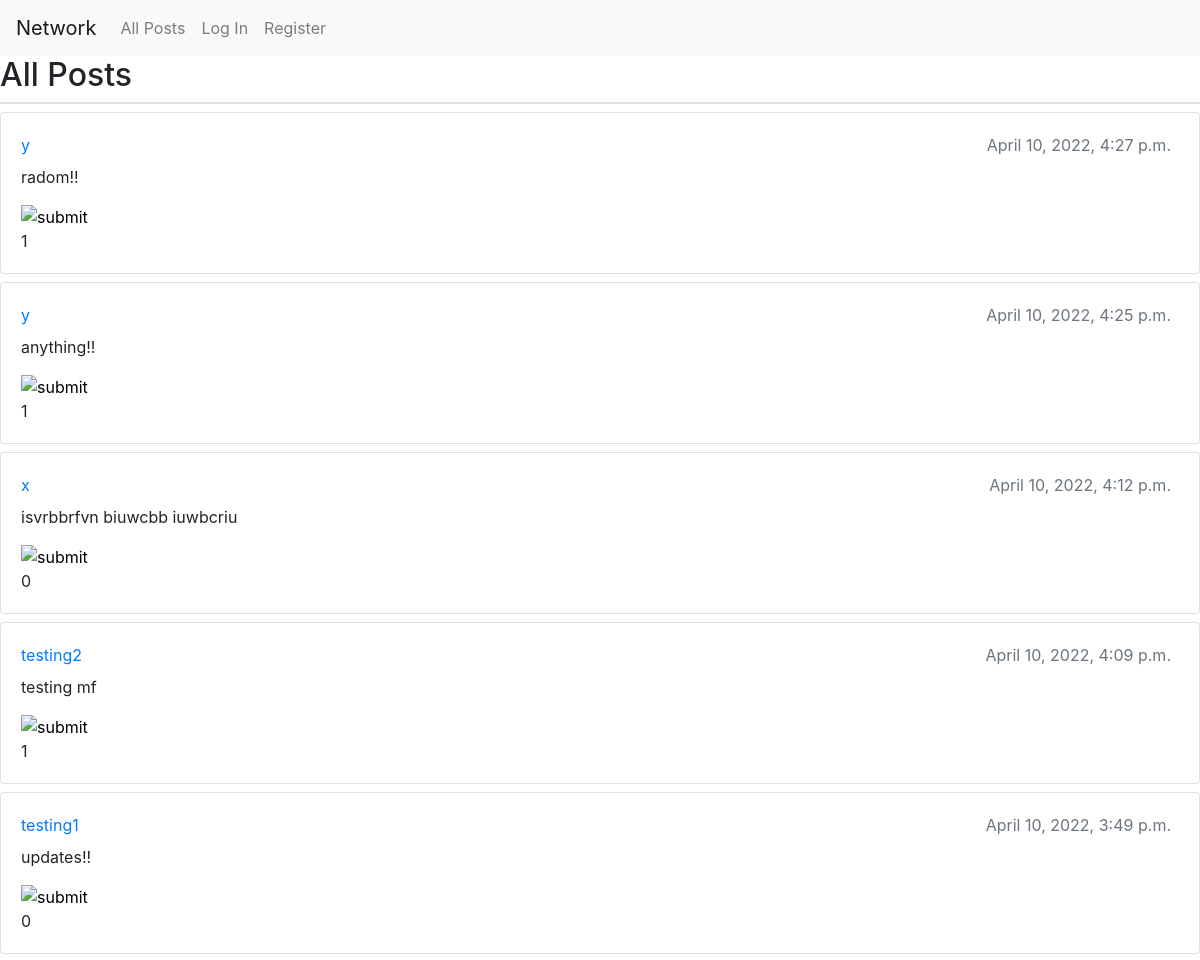
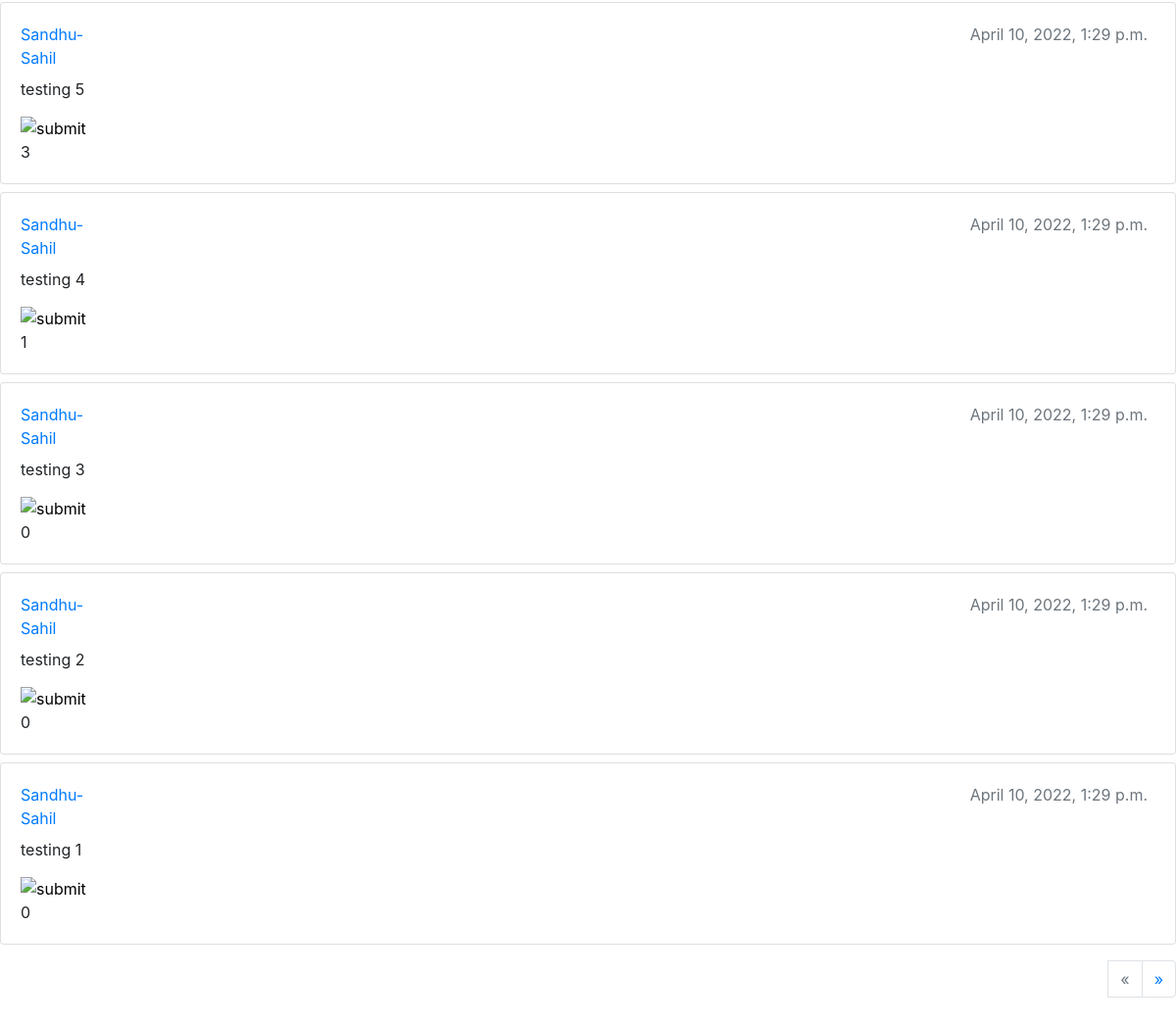
The page / on the database its author committed (2 pictures, top to bottom).
### network/models.py (models this page shows, shortened)
class Post(models.Model):
    user = models.ForeignKey(User, on_delete=models.CASCADE)
    post = models.CharField(max_length=500, null=True, blank=True)
    timestamp = models.DateTimeField(auto_now_add=True)
    like = models.ManyToManyField( User,  blank=True, related_name="liked_user")

class User(AbstractUser):
    pass

### network/views.py (the view)
# urls.py: path("", views.index, name="index"),
def index(request):
    posts = Post.objects.all().order_by('-timestamp')
    paginator = Paginator(posts, 10)
    if request.GET.get("page") != None:
        try:
            posts = paginator.page(request.GET.get("page"))
        except:
            posts = paginator.page(1)
    else:
        posts = paginator.page(1)
    return render(request, 'network/index.html', {'posts': posts})

### network/templates/network/index.html (shortened to what this page needs)
{% extends "network/layout.html" %} {% load static %}{% block body %}
<h2>All Posts</h2>
<div class="card">
</div>
{% for post in posts %}
<div class="card my-2">
  <div class="card-body my-card">
    <div class="d-flex mb-2">
      <div class="d-flex justify-content-start">
        <a href="{% url 'profile' post.user.username%}"
          ><span class="">{{post.user.username}}</span></a
        >
      </div>
      <div class="w-100 d-flex justify-content-end">
        <span class="mx-2 text-secondary">{{post.timestamp}}</span>
      </div>
    </div>
    <span id="post-content-{{post.id}}" class="post">{{post.post}}</span>
    <div class="like mt-3">
      <form method="POST" action="{% url 'like' %}">
        <input
        type="image"
        name="submit"
        alt="submit"
      data-id="{{post.id}}"
      id="post-like-{{post.id}}"
        class="liked"
        {% if not request.user in post.like.all %}
        data-is_liked="no"
        src="https://img.icons8.com/carbon-copy/100/000000/like--v2.png"
        {%else%}
        data-is_liked="yes"
        src="https://img.icons8.com/plasticine/100/000000/like.png"
        {%endif%}>
      </form>
      <span id="post-count-{{post.id}}">{{post.like.count}}</span>
    </div>
  </div>
</div>
{%endfor%}
<div class="d-flex justify-content-end my-3">
  <nav aria-label="Page navigation ">
    <ul class="pagination">
    {% if posts.has_previous %}
    <li class="page-item">
      <li class="page-item">
        <a class="page-link" href="?page={{posts.previous_page_number}}" aria-label="Previous">
          <span aria-hidden="true">&laquo;</span>
          <span class="sr-only">Previous</span>
        </a>
      </li>
      {%else%}
        <li class="page-item">
      <li class="page-item disabled">
        <a class="page-link" href="#" aria-label="Previous">
          <span aria-hidden="true">&laquo;</span>
        </a>
      </li>
      {%endif%}
{% if posts.has_next %}
      <li class="page-item">
        <a class="page-link" href="?page={{posts.next_page_number}}" aria-label="Next">
          <span aria-hidden="true">&raquo;</span>
        </a>
      </li>
      {%endif%}
    </ul>
  </nav>
</div>
{% endblock %}

### network/templates/network/layout.html (shortened to what this page needs)
{% load static %}
<!DOCTYPE html>
<html lang="en">
    <head>
        <link rel="stylesheet" href="https://stackpath.bootstrapcdn.com/bootstrap/4.4.1/css/bootstrap.min.css">
        <link href="{% static 'network/styles.css' %}" rel="stylesheet">
    </head>
    <body>
        <nav class="navbar navbar-expand-lg navbar-light bg-light">
            <a class="navbar-brand" href="#">Network</a>
            <div>
              <ul class="navbar-nav mr-auto">
                <li class="nav-item">
                  <a class="nav-link" href="{% url 'index' %}">All Posts</a>
                </li>
                {% if user.is_authenticated %}
                    <li class="nav-item">
                        <a class="nav-link" href="{% url 'following' %}">Following</a>
                    </li>
                    <li class="nav-item">
                        <a class="nav-link" href="{% url 'logout' %}">Log Out</a>
                    </li>
                {% else %}
                    <li class="nav-item">
                        <a class="nav-link" href="{% url 'login' %}">Log In</a>
                    </li>
                    <li class="nav-item">
                        <a class="nav-link" href="{% url 'register' %}">Register</a>
                    </li>
                {% endif %}
              </ul>
            </div>
          </nav>
        <div class="body">
            {% block body %}
            {% endblock %}
        </div>
    </body>
</html>

### rows shown on the page
Post: user.username "y", timestamp "April 10, 2022, 4:27 p.m.", post "radom!!", like.count "1"
Post: user.username "y", timestamp "April 10, 2022, 4:25 p.m.", post "anything!!", like.count "1"
Post: user.username "x", timestamp "April 10, 2022, 4:12 p.m.", post "isvrbbrfvn biuwcbb iuwbcriu", like.count "0"
Post: user.username "testing2", timestamp "April 10, 2022, 4:09 p.m.", post "testing mf", like.count "1"
Post: user.username "testing1", timestamp "April 10, 2022, 3:49 p.m.", post "updates!!", like.count "0"
Post: user.username "Sandhu-Sahil", timestamp "April 10, 2022, 1:29 p.m.", post "testing 5", like.count "3"
Post: user.username "Sandhu-Sahil", timestamp "April 10, 2022, 1:29 p.m.", post "testing 4", like.count "1"
Post: user.username "Sandhu-Sahil", timestamp "April 10, 2022, 1:29 p.m.", post "testing 3", like.count "0"
Post: user.username "Sandhu-Sahil", timestamp "April 10, 2022, 1:29 p.m.", post "testing 2", like.count "0"
Post: user.username "Sandhu-Sahil", timestamp "April 10, 2022, 1:29 p.m.", post "testing 1", like.count "0"
